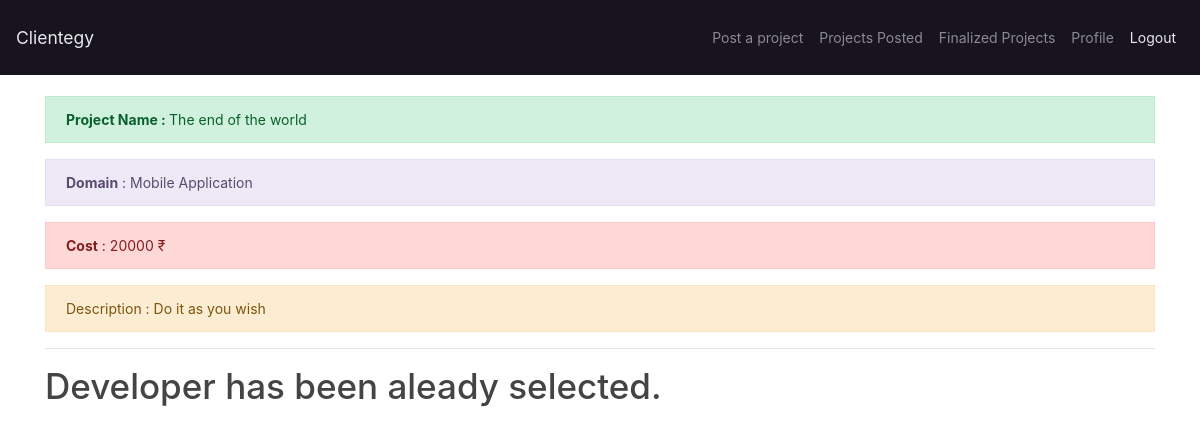
/viewproject_client/3/ (signed in), run on the app's committed database.
### clientegy/models.py (models this page shows, shortened)
class Project(models.Model): # project model
    project_id = models.AutoField(primary_key = True)
    client_id = models.ForeignKey(Client,on_delete=models.CASCADE)
    title = models.TextField()
    description = models.TextField()
    domain = models.TextField() # app, desktop or web
    lvl_exp = models.TextField()
    offered_price = models.IntegerField()
    proj_selected_flag = models.BooleanField(default=False)

### clientegy/views.py (the view)
# urls.py: path('viewproject_client/<int:project_id>/',project_view_client,name='viewproject_client'),
@login_required
def project_view_client(request,project_id):
    projectobj=Project.objects.get(project_id=project_id)
    bidderListObj= PSRecord.objects.filter(project_id=project_id)
    return render(request,'view_single_project_client.html',{'project':projectobj,'bidders':bidderListObj})

### clientegy/templates/view_single_project_client.html (shortened to what this page needs)
{% extends 'base_client.html'%}
{% block body%}
<div class="container ">
    <br><p class="alert alert-dismissible alert-success"><b>Project Name : </b>{{project.title}}</p>
    <p class="alert alert-dismissible alert-secondary"><b>Domain</b> : {{project.domain}}</p>
    <p class="alert alert-dismissible alert-danger"><b>Cost</b> : {{project.offered_price}} ₹</p>
    <p class="alert alert-dismissible alert-warning">Description :
    {{project.description}}</p><hr>
    {%if project.proj_selected_flag%}
<h1>Developer has been aleady selected.</h1>
</div>
{%endif%}
{% endblock%}

### data on the page
Project: title "The end of the world", domain "Mobile Application", offered_price "20000", description "Do it as you wish"
